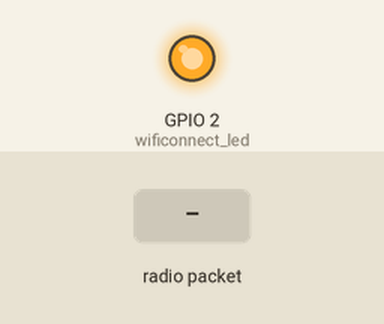
A program run on a simulated ESP32. Shown: output pins drawn as LEDs (lit = HIGH). Inputs (shaded band) come from the test bench. What the program prints to the serial monitor is not drawn.

Above: at 1.2 s.
1.3 s: radio packet "1" arrives
Timing chart, 0 to 4.3 s (numbered marks = the images above; inputs shaded):
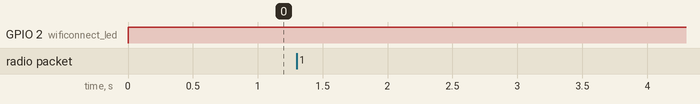

The program:

main.cpp
```cpp
#include <Arduino.h>
#include <esp_now.h>
#include <WiFi.h>

#include <esp_now.h>
#include <WiFi.h>

#define wificonnect_led  2 //yesil
// mesaj yapısı oluşturuluyor. aynı mesaj yapısı alıcı da oluşturulmalıdır
typedef struct mesajYapisi
{
  char metin[32];
  int tamSayi;
  float ondalikli;
  bool boolen;
} mesajYapisi;

//mesajYapisi ndan Verilerim adında değişken oluşturuluyor
mesajYapisi Verilerim;


uint8_t masterMacAddress[] = {0xc0, 0x49, 0xeF, 0xd3, 0x91, 0x24};//Kullanacağınız ESP32 Vericinin MAC adresini girin. BURADAKİ ÖRNEKTİR DENEMEYİN!
// PMK(Primary Master Key) and LMK(Local Master Key) keys. 16 byte olmalı
static const char* PMK_KEY_STR = "pmkSifre16Bytolm";//örnek bir şifre
static const char* LMK_KEY_STR = "lmkSifre16Bytolm";//örnek bir şifre

// Veri hangi ESP den geldiyse onun MAC adresini yazdırır
void MACEkranaYaz(const uint8_t * mac_addr)
{
  char macStr[18];
  snprintf(macStr, sizeof(macStr), "%02x:%02x:%02x:%02x:%02x:%02x",
           mac_addr[0], mac_addr[1], mac_addr[2], mac_addr[3], mac_addr[4], mac_addr[5]);
  Serial.println(macStr);
}

// ne zaman veri gelirse gireceği callback fonksiyonu
void VeriAlindi(const uint8_t * mac, const uint8_t *gelenVeri, int VeriUzunlugu)
{

  Serial.print("Verinin geldigi MAC adresi: ");
  MACEkranaYaz(mac);

  memcpy(&Verilerim, gelenVeri, sizeof(Verilerim));
  Serial.print("Bytes received: ");
  Serial.println(VeriUzunlugu);
  Serial.print("Char: ");
  Serial.println(Verilerim.metin);
  Serial.print("Int: ");
  Serial.println(Verilerim.tamSayi);
  Serial.print("Float: ");
  Serial.println(Verilerim.ondalikli);
  Serial.print("Bool: ");
  Serial.println(Verilerim.boolen);
  Serial.println();
}

  // Register the master as peer
  esp_now_peer_info_t peerInfo={};//={} yapılmazsa  ESPNOW: Peer interface is invalid Hatası veriyor
void setup() {

  pinMode(wificonnect_led,OUTPUT);
  // Init Serial Monitor
  Serial.begin(115200);

  // Set device as a Wi-Fi Station
  WiFi.mode(WIFI_STA);

  //ESP-NOW başlatıldı
  if (esp_now_init() != ESP_OK)
  {
    Serial.println("ESP-NOW Baslatilamadi!!!");
    ESP.restart();
  }
  else
  {
    Serial.println("ESP-NOW Baslatildi");
    Serial.println("------Cihazin MAC Adresi---------");
    Serial.println(WiFi.macAddress());

    // Set the PMK key
    esp_now_set_pmk((uint8_t *)PMK_KEY_STR);


    memcpy(peerInfo.peer_addr, masterMacAddress, 6);
    peerInfo.channel = 0;
    // Setting the master device LMK key
    for (uint8_t i = 0; i < 16; i++) {
      peerInfo.lmk[i] = LMK_KEY_STR[i];
    }
    // Set encryption to true
    peerInfo.encrypt = true;

    // Add master as peer
    if (esp_now_add_peer(&peerInfo) != ESP_OK){
      Serial.println("Failed to add peer");
      return;
    }
    esp_now_register_recv_cb(VeriAlindi);
  }

}

void loop()
{
  if(WiFi.isConnected() or esp_now_get_peer(masterMacAddress,&peerInfo) !=ESP_ERR_ESPNOW_NOT_FOUND )
  {

    digitalWrite(wificonnect_led,1);
    Serial.println("Cihaza Bagli");
    Serial.println(esp_now_is_peer_exist(masterMacAddress));

  }
  else
  {
    digitalWrite(wificonnect_led,0);
  }
}
```
